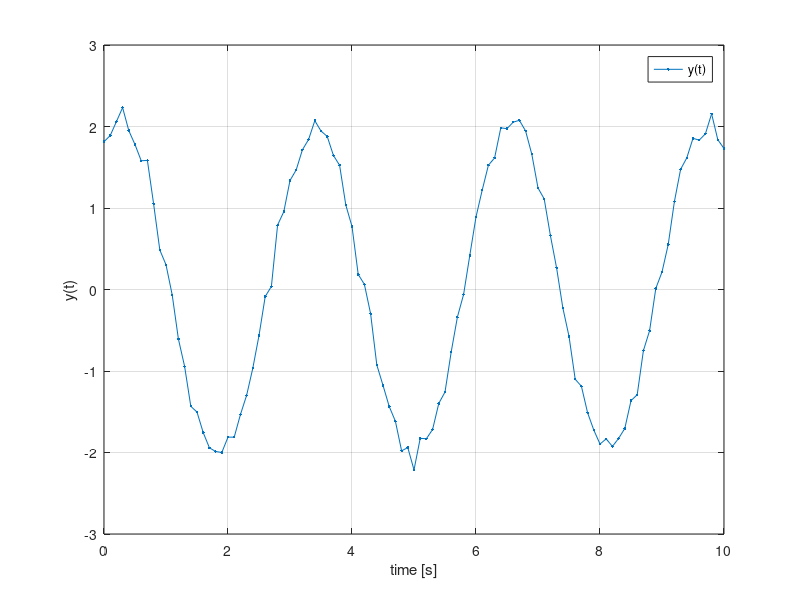
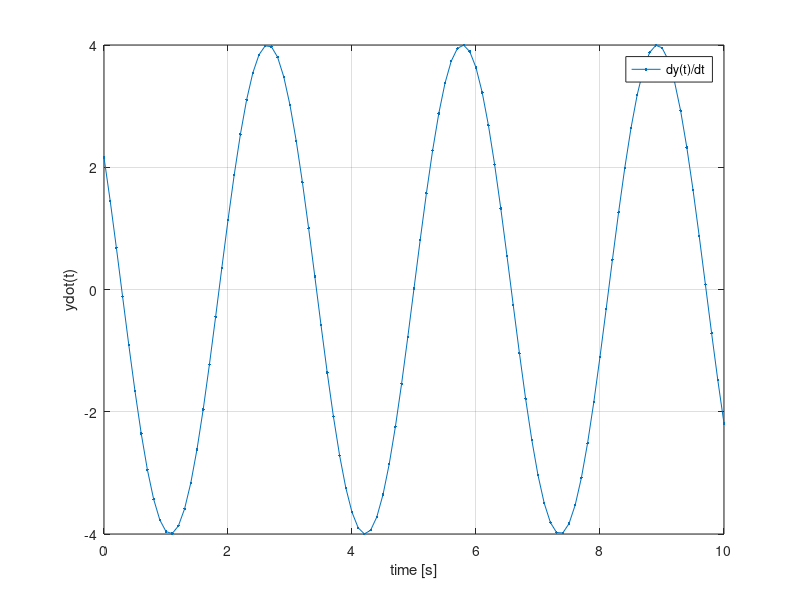
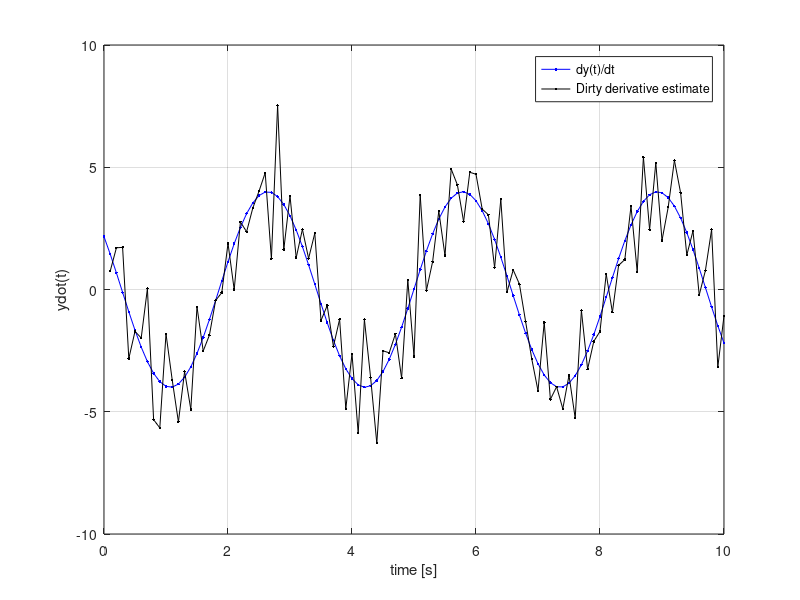

MATLAB code for these plots, in order:
close all
clear all


% question a

h = 0.1; % sampling time in seconds
t = (0:h:10)'; % time vector, column
N = length(t); % Number of samples
w = 2; % this was missing in excercise
s = 0.1;
y = 2*sin(w*t+1)+s*randn(N,1);

figure(1)
plot(t,y,'.-')
grid on
xlabel('time [s]')
ylabel('y(t)')
legend('y(t)')

% question b
% Using a table of derivatives we can find that if
% y = 2*sin(w*t+1)
% then
% ydot = 2*w*cos(w*t+1)

ydot = 2*w*cos(w*t+1);

figure(2)
plot(t,ydot,'.-')
grid on
xlabel('time [s]')
ylabel('ydot(t)')
legend('dy(t)/dt')

% question c, excersice has typo and shows a instead
ydotest = zeros(N-1,1); % initialize vector. 

for i=1:N-1
    ydotest(i)=(y(i+1)-y(i))/h;
end

figure(3)
plot(t,ydot,'b.-')
hold on
plot(t(2:end),ydotest,'k.-')
hold off
grid on
xlabel('time [s]')
ylabel('ydot(t)')
legend('dy(t)/dt','Dirty derivative estimate')







